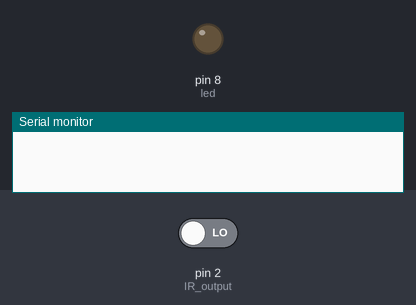
This sketch was run on a simulated Arduino Uno, built with avr-gcc and run on an emulated ATmega328P. Parts: output pins drawn as LEDs (lit = HIGH), the last lines printed to the serial monitor. Inputs (shaded band) come from the test bench; at power-on: pin 2 (IR_output) LOW.

Above: at 1.2 s.
1.3 s: pin 2 (IR_output) driven HIGH
At 2.5 s:
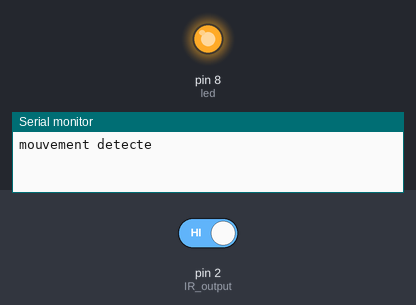
2.8 s: pin 2 (IR_output) driven LOW
At 3.7 s:
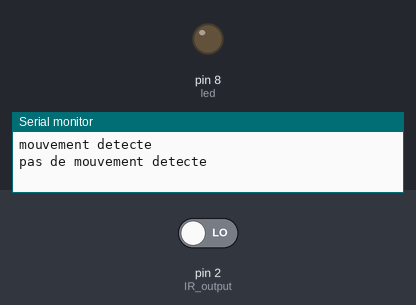
Timing chart, 0 to 5.8 s (numbered marks = the images above; inputs shaded):
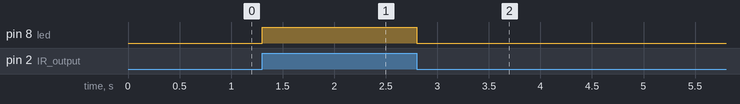

The sketch:

ff.ino
```cpp
#define IR_output 2
#define led 8
void setup() {
pinMode(IR_output,INPUT);
pinMode(led,OUTPUT);

attachInterrupt(digitalPinToInterrupt(IR_output),detection_IR,CHANGE); //détecte un changement d'état
                                                                      //sur le signal du capteur
Serial.begin(9600);
}

void loop() {
}

void detection_IR(){
  if(digitalRead(IR_output)==HIGH){  //si le signal est à l'état haut
   Serial.println("mouvement detecte");
   digitalWrite(led,HIGH);
  }
  if(digitalRead(IR_output)==LOW){ //si le signal est à l'état bas
   Serial.println("pas de mouvement detecte");
   digitalWrite(led,LOW);
  }
}
```

Measured:
- after the input at 1.3 s, pin 8 (led): LOW → HIGH at once
- after the input at 2.8 s, pin 8 (led): HIGH → LOW at once
